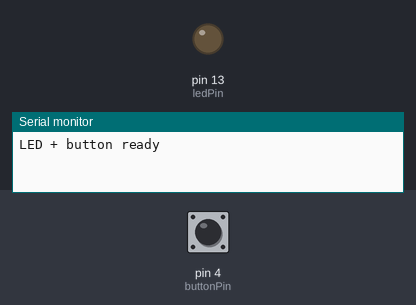
A sketch run on a simulated Arduino Uno, built with avr-gcc and run on an emulated ATmega328P. Parts: output pins drawn as LEDs (lit = HIGH), the last lines printed to the serial monitor. The test bench sets the inputs (shaded band); at power-on: pin 4 (buttonPin) HIGH.

Above: at 1.2 s.
1.3 s: pin 4 (buttonPin) pulled LOW for 0.15 s
At 2.0 s:
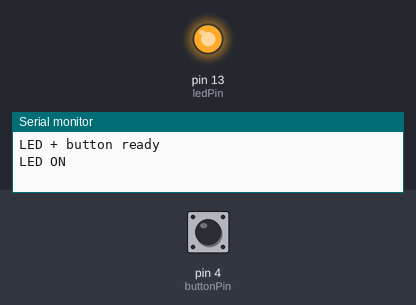
2.9 s: pin 4 (buttonPin) pulled LOW for 1 s
At 4.3 s:
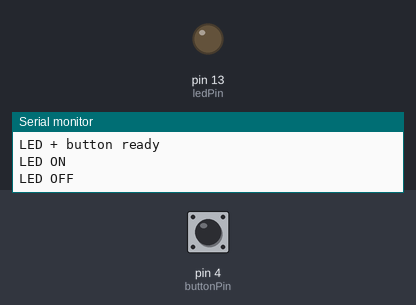
5.4 s: pin 4 (buttonPin) pulled LOW for 3.2 s
At 6.2 s:
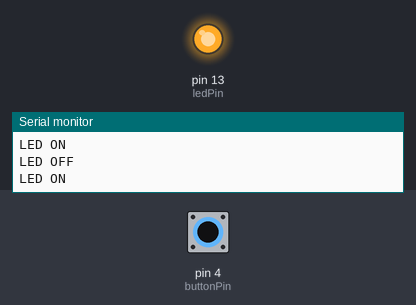
Timing chart, 0 to 8.4 s (numbered marks = the images above; inputs shaded):
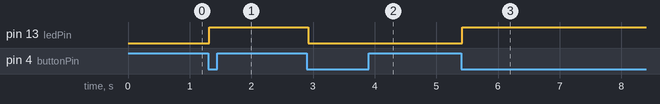

Measured:
- after the input at 1.3 s, pin 13 (ledPin): LOW → HIGH at once
- after the input at 2.9 s, pin 13 (ledPin): HIGH → LOW at once
- after the input at 5.4 s, pin 13 (ledPin): LOW → HIGH at once

The sketch:

led_button.ino
```cpp
const int ledPin = 13;
const int buttonPin = 4;
const unsigned long debounceMs = 20;

bool ledState = false;
bool lastReading = HIGH;
bool stableState = HIGH;
unsigned long lastChangeMs = 0;

void setup() {
  pinMode(ledPin, OUTPUT);
  pinMode(buttonPin, INPUT_PULLUP);
  Serial.begin(115200);
  Serial.println("LED + button ready");
}

void loop() {
  bool reading = digitalRead(buttonPin);

  if (reading != lastReading) {
    lastChangeMs = millis();
    lastReading = reading;
  }

  if ((millis() - lastChangeMs) > debounceMs && reading != stableState) {
    stableState = reading;
    if (stableState == LOW) {
      ledState = !ledState;
      digitalWrite(ledPin, ledState ? HIGH : LOW);
      Serial.println(ledState ? "LED ON" : "LED OFF");
    }
  }
}
```
